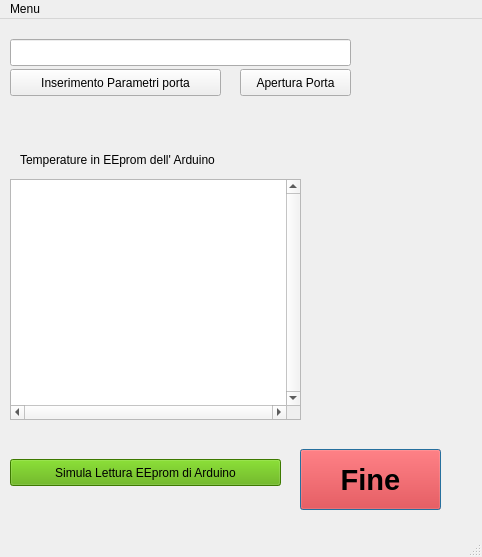
<?xml version="1.0" encoding="UTF-8"?>
<ui version="4.0">
 <class>MainWindow</class>
 <widget class="QMainWindow" name="MainWindow">
  <property name="geometry">
   <rect>
    <x>0</x>
    <y>0</y>
    <width>482</width>
    <height>557</height>
   </rect>
  </property>
  <property name="maximumSize">
   <size>
    <width>800</width>
    <height>600</height>
   </size>
  </property>
  <property name="windowTitle">
   <string>Scheda principale</string>
  </property>
  <widget class="QWidget" name="centralwidget">
   <widget class="QPushButton" name="pFine">
    <property name="geometry">
     <rect>
      <x>300</x>
      <y>430</y>
      <width>141</width>
      <height>61</height>
     </rect>
    </property>
    <property name="palette">
     <palette>
      <active>
       <colorrole role="WindowText">
        <brush brushstyle="SolidPattern">
         <color alpha="255">
          <red>0</red>
          <green>0</green>
          <blue>0</blue>
         </color>
        </brush>
       </colorrole>
       <colorrole role="Button">
        <brush brushstyle="SolidPattern">
         <color alpha="255">
          <red>255</red>
          <green>0</green>
          <blue>0</blue>
         </color>
        </brush>
       </colorrole>
       <colorrole role="Light">
        <brush brushstyle="SolidPattern">
         <color alpha="255">
          <red>255</red>
          <green>127</green>
          <blue>127</blue>
         </color>
        </brush>
       </colorrole>
       <colorrole role="Midlight">
        <brush brushstyle="SolidPattern">
         <color alpha="255">
          <red>255</red>
          <green>63</green>
          <blue>63</blue>
         </color>
        </brush>
       </colorrole>
       <colorrole role="Dark">
        <brush brushstyle="SolidPattern">
         <color alpha="255">
          <red>127</red>
          <green>0</green>
          <blue>0</blue>
         </color>
        </brush>
       </colorrole>
       <colorrole role="Mid">
        <brush brushstyle="SolidPattern">
         <color alpha="255">
          <red>170</red>
          <green>0</green>
          <blue>0</blue>
         </color>
        </brush>
       </colorrole>
       <colorrole role="Text">
        <brush brushstyle="SolidPattern">
         <color alpha="255">
          <red>0</red>
          <green>0</green>
          <blue>0</blue>
         </color>
        </brush>
       </colorrole>
       <colorrole role="BrightText">
        <brush brushstyle="SolidPattern">
         <color alpha="255">
          <red>255</red>
          <green>255</green>
          <blue>255</blue>
         </color>
        </brush>
       </colorrole>
       <colorrole role="ButtonText">
        <brush brushstyle="SolidPattern">
         <color alpha="255">
          <red>0</red>
          <green>0</green>
          <blue>0</blue>
         </color>
        </brush>
       </colorrole>
       <colorrole role="Base">
        <brush brushstyle="SolidPattern">
         <color alpha="255">
          <red>255</red>
          <green>255</green>
          <blue>255</blue>
         </color>
        </brush>
       </colorrole>
       <colorrole role="Window">
        <brush brushstyle="SolidPattern">
         <color alpha="255">
          <red>255</red>
          <green>0</green>
          <blue>0</blue>
         </color>
        </brush>
       </colorrole>
       <colorrole role="Shadow">
        <brush brushstyle="SolidPattern">
         <color alpha="255">
          <red>0</red>
          <green>0</green>
          <blue>0</blue>
         </color>
        </brush>
       </colorrole>
       <colorrole role="AlternateBase">
        <brush brushstyle="SolidPattern">
         <color alpha="255">
          <red>255</red>
          <green>127</green>
          <blue>127</blue>
         </color>
        </brush>
       </colorrole>
       <colorrole role="ToolTipBase">
        <brush brushstyle="SolidPattern">
         <color alpha="255">
          <red>255</red>
          <green>255</green>
          <blue>220</blue>
         </color>
        </brush>
       </colorrole>
       <colorrole role="ToolTipText">
        <brush brushstyle="SolidPattern">
         <color alpha="255">
          <red>0</red>
          <green>0</green>
          <blue>0</blue>
         </color>
        </brush>
       </colorrole>
      </active>
      <inactive>
       <colorrole role="WindowText">
        <brush brushstyle="SolidPattern">
         <color alpha="255">
          <red>0</red>
          <green>0</green>
          <blue>0</blue>
         </color>
        </brush>
       </colorrole>
       <colorrole role="Button">
        <brush brushstyle="SolidPattern">
         <color alpha="255">
          <red>255</red>
          <green>0</green>
          <blue>0</blue>
         </color>
        </brush>
       </colorrole>
       <colorrole role="Light">
        <brush brushstyle="SolidPattern">
         <color alpha="255">
          <red>255</red>
          <green>127</green>
          <blue>127</blue>
         </color>
        </brush>
       </colorrole>
       <colorrole role="Midlight">
        <brush brushstyle="SolidPattern">
         <color alpha="255">
          <red>255</red>
          <green>63</green>
          <blue>63</blue>
         </color>
        </brush>
       </colorrole>
       <colorrole role="Dark">
        <brush brushstyle="SolidPattern">
         <color alpha="255">
          <red>127</red>
          <green>0</green>
          <blue>0</blue>
         </color>
        </brush>
       </colorrole>
       <colorrole role="Mid">
        <brush brushstyle="SolidPattern">
         <color alpha="255">
          <red>170</red>
          <green>0</green>
          <blue>0</blue>
         </color>
        </brush>
       </colorrole>
       <colorrole role="Text">
        <brush brushstyle="SolidPattern">
         <color alpha="255">
          <red>0</red>
          <green>0</green>
          <blue>0</blue>
         </color>
        </brush>
       </colorrole>
       <colorrole role="BrightText">
        <brush brushstyle="SolidPattern">
         <color alpha="255">
          <red>255</red>
          <green>255</green>
          <blue>255</blue>
         </color>
        </brush>
       </colorrole>
       <colorrole role="ButtonText">
        <brush brushstyle="SolidPattern">
         <color alpha="255">
          <red>0</red>
          <green>0</green>
          <blue>0</blue>
         </color>
        </brush>
       </colorrole>
       <colorrole role="Base">
        <brush brushstyle="SolidPattern">
         <color alpha="255">
          <red>255</red>
          <green>255</green>
          <blue>255</blue>
         </color>
        </brush>
       </colorrole>
       <colorrole role="Window">
        <brush brushstyle="SolidPattern">
         <color alpha="255">
          <red>255</red>
          <green>0</green>
          <blue>0</blue>
         </color>
        </brush>
       </colorrole>
       <colorrole role="Shadow">
        <brush brushstyle="SolidPattern">
         <color alpha="255">
          <red>0</red>
          <green>0</green>
          <blue>0</blue>
         </color>
        </brush>
       </colorrole>
       <colorrole role="AlternateBase">
        <brush brushstyle="SolidPattern">
         <color alpha="255">
          <red>255</red>
          <green>127</green>
          <blue>127</blue>
         </color>
        </brush>
       </colorrole>
       <colorrole role="ToolTipBase">
        <brush brushstyle="SolidPattern">
         <color alpha="255">
          <red>255</red>
          <green>255</green>
          <blue>220</blue>
         </color>
        </brush>
       </colorrole>
       <colorrole role="ToolTipText">
        <brush brushstyle="SolidPattern">
         <color alpha="255">
          <red>0</red>
          <green>0</green>
          <blue>0</blue>
         </color>
        </brush>
       </colorrole>
      </inactive>
      <disabled>
       <colorrole role="WindowText">
        <brush brushstyle="SolidPattern">
         <color alpha="255">
          <red>127</red>
          <green>0</green>
          <blue>0</blue>
         </color>
        </brush>
       </colorrole>
       <colorrole role="Button">
        <brush brushstyle="SolidPattern">
         <color alpha="255">
          <red>255</red>
          <green>0</green>
          <blue>0</blue>
         </color>
        </brush>
       </colorrole>
       <colorrole role="Light">
        <brush brushstyle="SolidPattern">
         <color alpha="255">
          <red>255</red>
          <green>127</green>
          <blue>127</blue>
         </color>
        </brush>
       </colorrole>
       <colorrole role="Midlight">
        <brush brushstyle="SolidPattern">
         <color alpha="255">
          <red>255</red>
          <green>63</green>
          <blue>63</blue>
         </color>
        </brush>
       </colorrole>
       <colorrole role="Dark">
        <brush brushstyle="SolidPattern">
         <color alpha="255">
          <red>127</red>
          <green>0</green>
          <blue>0</blue>
         </color>
        </brush>
       </colorrole>
       <colorrole role="Mid">
        <brush brushstyle="SolidPattern">
         <color alpha="255">
          <red>170</red>
          <green>0</green>
          <blue>0</blue>
         </color>
        </brush>
       </colorrole>
       <colorrole role="Text">
        <brush brushstyle="SolidPattern">
         <color alpha="255">
          <red>127</red>
          <green>0</green>
          <blue>0</blue>
         </color>
        </brush>
       </colorrole>
       <colorrole role="BrightText">
        <brush brushstyle="SolidPattern">
         <color alpha="255">
          <red>255</red>
          <green>255</green>
          <blue>255</blue>
         </color>
        </brush>
       </colorrole>
       <colorrole role="ButtonText">
        <brush brushstyle="SolidPattern">
         <color alpha="255">
          <red>127</red>
          <green>0</green>
          <blue>0</blue>
         </color>
        </brush>
       </colorrole>
       <colorrole role="Base">
        <brush brushstyle="SolidPattern">
         <color alpha="255">
          <red>255</red>
          <green>0</green>
          <blue>0</blue>
         </color>
        </brush>
       </colorrole>
       <colorrole role="Window">
        <brush brushstyle="SolidPattern">
         <color alpha="255">
          <red>255</red>
          <green>0</green>
          <blue>0</blue>
         </color>
        </brush>
       </colorrole>
       <colorrole role="Shadow">
        <brush brushstyle="SolidPattern">
         <color alpha="255">
          <red>0</red>
          <green>0</green>
          <blue>0</blue>
         </color>
        </brush>
       </colorrole>
       <colorrole role="AlternateBase">
        <brush brushstyle="SolidPattern">
         <color alpha="255">
          <red>255</red>
          <green>0</green>
          <blue>0</blue>
         </color>
        </brush>
       </colorrole>
       <colorrole role="ToolTipBase">
        <brush brushstyle="SolidPattern">
         <color alpha="255">
          <red>255</red>
          <green>255</green>
          <blue>220</blue>
         </color>
        </brush>
       </colorrole>
       <colorrole role="ToolTipText">
        <brush brushstyle="SolidPattern">
         <color alpha="255">
          <red>0</red>
          <green>0</green>
          <blue>0</blue>
         </color>
        </brush>
       </colorrole>
      </disabled>
     </palette>
    </property>
    <property name="font">
     <font>
      <pointsize>22</pointsize>
      <weight>75</weight>
      <italic>false</italic>
      <bold>true</bold>
     </font>
    </property>
    <property name="text">
     <string>Fine</string>
    </property>
    <property name="default">
     <bool>true</bool>
    </property>
    <property name="flat">
     <bool>false</bool>
    </property>
   </widget>
   <widget class="QPushButton" name="pApre_p">
    <property name="geometry">
     <rect>
      <x>10</x>
      <y>50</y>
      <width>211</width>
      <height>27</height>
     </rect>
    </property>
    <property name="text">
     <string>Inserimento Parametri porta</string>
    </property>
   </widget>
   <widget class="QLineEdit" name="imPorta">
    <property name="geometry">
     <rect>
      <x>10</x>
      <y>20</y>
      <width>341</width>
      <height>27</height>
     </rect>
    </property>
    <property name="text">
     <string/>
    </property>
   </widget>
   <widget class="QPushButton" name="pCarica">
    <property name="geometry">
     <rect>
      <x>10</x>
      <y>440</y>
      <width>271</width>
      <height>27</height>
     </rect>
    </property>
    <property name="palette">
     <palette>
      <active>
       <colorrole role="WindowText">
        <brush brushstyle="SolidPattern">
         <color alpha="255">
          <red>0</red>
          <green>0</green>
          <blue>0</blue>
         </color>
        </brush>
       </colorrole>
       <colorrole role="Button">
        <brush brushstyle="SolidPattern">
         <color alpha="255">
          <red>85</red>
          <green>170</green>
          <blue>0</blue>
         </color>
        </brush>
       </colorrole>
       <colorrole role="Light">
        <brush brushstyle="SolidPattern">
         <color alpha="255">
          <red>0</red>
          <green>255</green>
          <blue>127</blue>
         </color>
        </brush>
       </colorrole>
       <colorrole role="Midlight">
        <brush brushstyle="SolidPattern">
         <color alpha="255">
          <red>106</red>
          <green>212</green>
          <blue>0</blue>
         </color>
        </brush>
       </colorrole>
       <colorrole role="Dark">
        <brush brushstyle="SolidPattern">
         <color alpha="255">
          <red>42</red>
          <green>85</green>
          <blue>0</blue>
         </color>
        </brush>
       </colorrole>
       <colorrole role="Mid">
        <brush brushstyle="SolidPattern">
         <color alpha="255">
          <red>56</red>
          <green>113</green>
          <blue>0</blue>
         </color>
        </brush>
       </colorrole>
       <colorrole role="Text">
        <brush brushstyle="SolidPattern">
         <color alpha="255">
          <red>0</red>
          <green>0</green>
          <blue>0</blue>
         </color>
        </brush>
       </colorrole>
       <colorrole role="BrightText">
        <brush brushstyle="SolidPattern">
         <color alpha="255">
          <red>255</red>
          <green>255</green>
          <blue>255</blue>
         </color>
        </brush>
       </colorrole>
       <colorrole role="ButtonText">
        <brush brushstyle="SolidPattern">
         <color alpha="255">
          <red>0</red>
          <green>0</green>
          <blue>0</blue>
         </color>
        </brush>
       </colorrole>
       <colorrole role="Base">
        <brush brushstyle="SolidPattern">
         <color alpha="255">
          <red>255</red>
          <green>255</green>
          <blue>255</blue>
         </color>
        </brush>
       </colorrole>
       <colorrole role="Window">
        <brush brushstyle="SolidPattern">
         <color alpha="255">
          <red>85</red>
          <green>170</green>
          <blue>0</blue>
         </color>
        </brush>
       </colorrole>
       <colorrole role="Shadow">
        <brush brushstyle="SolidPattern">
         <color alpha="255">
          <red>0</red>
          <green>0</green>
          <blue>0</blue>
         </color>
        </brush>
       </colorrole>
       <colorrole role="AlternateBase">
        <brush brushstyle="SolidPattern">
         <color alpha="255">
          <red>170</red>
          <green>212</green>
          <blue>127</blue>
         </color>
        </brush>
       </colorrole>
       <colorrole role="ToolTipBase">
        <brush brushstyle="SolidPattern">
         <color alpha="255">
          <red>255</red>
          <green>255</green>
          <blue>220</blue>
         </color>
        </brush>
       </colorrole>
       <colorrole role="ToolTipText">
        <brush brushstyle="SolidPattern">
         <color alpha="255">
          <red>0</red>
          <green>0</green>
          <blue>0</blue>
         </color>
        </brush>
       </colorrole>
      </active>
      <inactive>
       <colorrole role="WindowText">
        <brush brushstyle="SolidPattern">
         <color alpha="255">
          <red>0</red>
          <green>0</green>
          <blue>0</blue>
         </color>
        </brush>
       </colorrole>
       <colorrole role="Button">
        <brush brushstyle="SolidPattern">
         <color alpha="255">
          <red>85</red>
          <green>170</green>
          <blue>0</blue>
         </color>
        </brush>
       </colorrole>
       <colorrole role="Light">
        <brush brushstyle="SolidPattern">
         <color alpha="255">
          <red>0</red>
          <green>255</green>
          <blue>127</blue>
         </color>
        </brush>
       </colorrole>
       <colorrole role="Midlight">
        <brush brushstyle="SolidPattern">
         <color alpha="255">
          <red>106</red>
          <green>212</green>
          <blue>0</blue>
         </color>
        </brush>
       </colorrole>
       <colorrole role="Dark">
        <brush brushstyle="SolidPattern">
         <color alpha="255">
          <red>42</red>
          <green>85</green>
          <blue>0</blue>
         </color>
        </brush>
       </colorrole>
       <colorrole role="Mid">
        <brush brushstyle="SolidPattern">
         <color alpha="255">
          <red>56</red>
          <green>113</green>
          <blue>0</blue>
         </color>
        </brush>
       </colorrole>
       <colorrole role="Text">
        <brush brushstyle="SolidPattern">
         <color alpha="255">
          <red>0</red>
          <green>0</green>
          <blue>0</blue>
         </color>
        </brush>
       </colorrole>
       <colorrole role="BrightText">
        <brush brushstyle="SolidPattern">
         <color alpha="255">
          <red>255</red>
          <green>255</green>
          <blue>255</blue>
         </color>
        </brush>
       </colorrole>
       <colorrole role="ButtonText">
        <brush brushstyle="SolidPattern">
         <color alpha="255">
          <red>0</red>
          <green>0</green>
          <blue>0</blue>
         </color>
        </brush>
       </colorrole>
       <colorrole role="Base">
        <brush brushstyle="SolidPattern">
         <color alpha="255">
          <red>255</red>
          <green>255</green>
          <blue>255</blue>
         </color>
        </brush>
       </colorrole>
       <colorrole role="Window">
        <brush brushstyle="SolidPattern">
         <color alpha="255">
          <red>85</red>
          <green>170</green>
          <blue>0</blue>
         </color>
        </brush>
       </colorrole>
       <colorrole role="Shadow">
        <brush brushstyle="SolidPattern">
         <color alpha="255">
          <red>0</red>
          <green>0</green>
          <blue>0</blue>
         </color>
        </brush>
       </colorrole>
       <colorrole role="AlternateBase">
        <brush brushstyle="SolidPattern">
         <color alpha="255">
          <red>170</red>
          <green>212</green>
          <blue>127</blue>
         </color>
        </brush>
       </colorrole>
       <colorrole role="ToolTipBase">
        <brush brushstyle="SolidPattern">
         <color alpha="255">
          <red>255</red>
          <green>255</green>
          <blue>220</blue>
         </color>
        </brush>
       </colorrole>
       <colorrole role="ToolTipText">
        <brush brushstyle="SolidPattern">
         <color alpha="255">
          <red>0</red>
          <green>0</green>
          <blue>0</blue>
         </color>
        </brush>
       </colorrole>
      </inactive>
      <disabled>
       <colorrole role="WindowText">
        <brush brushstyle="SolidPattern">
         <color alpha="255">
          <red>42</red>
          <green>85</green>
          <blue>0</blue>
         </color>
        </brush>
       </colorrole>
       <colorrole role="Button">
        <brush brushstyle="SolidPattern">
         <color alpha="255">
          <red>85</red>
          <green>170</green>
          <blue>0</blue>
         </color>
        </brush>
       </colorrole>
       <colorrole role="Light">
        <brush brushstyle="SolidPattern">
         <color alpha="255">
          <red>0</red>
          <green>255</green>
          <blue>127</blue>
         </color>
        </brush>
       </colorrole>
       <colorrole role="Midlight">
        <brush brushstyle="SolidPattern">
         <color alpha="255">
          <red>106</red>
          <green>212</green>
          <blue>0</blue>
         </color>
        </brush>
       </colorrole>
       <colorrole role="Dark">
        <brush brushstyle="SolidPattern">
         <color alpha="255">
          <red>42</red>
          <green>85</green>
          <blue>0</blue>
         </color>
        </brush>
       </colorrole>
       <colorrole role="Mid">
        <brush brushstyle="SolidPattern">
         <color alpha="255">
          <red>56</red>
          <green>113</green>
          <blue>0</blue>
         </color>
        </brush>
       </colorrole>
       <colorrole role="Text">
        <brush brushstyle="SolidPattern">
         <color alpha="255">
          <red>42</red>
          <green>85</green>
          <blue>0</blue>
         </color>
        </brush>
       </colorrole>
       <colorrole role="BrightText">
        <brush brushstyle="SolidPattern">
         <color alpha="255">
          <red>255</red>
          <green>255</green>
          <blue>255</blue>
         </color>
        </brush>
       </colorrole>
       <colorrole role="ButtonText">
        <brush brushstyle="SolidPattern">
         <color alpha="255">
          <red>42</red>
          <green>85</green>
          <blue>0</blue>
         </color>
        </brush>
       </colorrole>
       <colorrole role="Base">
        <brush brushstyle="SolidPattern">
         <color alpha="255">
          <red>85</red>
          <green>170</green>
          <blue>0</blue>
         </color>
        </brush>
       </colorrole>
       <colorrole role="Window">
        <brush brushstyle="SolidPattern">
         <color alpha="255">
          <red>85</red>
          <green>170</green>
          <blue>0</blue>
         </color>
        </brush>
       </colorrole>
       <colorrole role="Shadow">
        <brush brushstyle="SolidPattern">
         <color alpha="255">
          <red>0</red>
          <green>0</green>
          <blue>0</blue>
         </color>
        </brush>
       </colorrole>
       <colorrole role="AlternateBase">
        <brush brushstyle="SolidPattern">
         <color alpha="255">
          <red>85</red>
          <green>170</green>
          <blue>0</blue>
         </color>
        </brush>
       </colorrole>
       <colorrole role="ToolTipBase">
        <brush brushstyle="SolidPattern">
         <color alpha="255">
          <red>255</red>
          <green>255</green>
          <blue>220</blue>
         </color>
        </brush>
       </colorrole>
       <colorrole role="ToolTipText">
        <brush brushstyle="SolidPattern">
         <color alpha="255">
          <red>0</red>
          <green>0</green>
          <blue>0</blue>
         </color>
        </brush>
       </colorrole>
      </disabled>
     </palette>
    </property>
    <property name="text">
     <string>Simula Lettura EEprom di Arduino</string>
    </property>
    <property name="autoDefault">
     <bool>false</bool>
    </property>
    <property name="default">
     <bool>false</bool>
    </property>
   </widget>
   <widget class="QTableWidget" name="tabella">
    <property name="geometry">
     <rect>
      <x>10</x>
      <y>160</y>
      <width>291</width>
      <height>241</height>
     </rect>
    </property>
    <property name="verticalScrollBarPolicy">
     <enum>Qt::ScrollBarAlwaysOn</enum>
    </property>
    <property name="horizontalScrollBarPolicy">
     <enum>Qt::ScrollBarAlwaysOn</enum>
    </property>
   </widget>
   <widget class="QLabel" name="label">
    <property name="geometry">
     <rect>
      <x>20</x>
      <y>130</y>
      <width>301</width>
      <height>21</height>
     </rect>
    </property>
    <property name="text">
     <string>Temperature in EEprom dell' Arduino</string>
    </property>
   </widget>
   <widget class="QPushButton" name="pAp_Porta">
    <property name="geometry">
     <rect>
      <x>240</x>
      <y>50</y>
      <width>111</width>
      <height>27</height>
     </rect>
    </property>
    <property name="text">
     <string>Apertura Porta</string>
    </property>
   </widget>
  </widget>
  <widget class="QMenuBar" name="menubar">
   <property name="geometry">
    <rect>
     <x>0</x>
     <y>0</y>
     <width>482</width>
     <height>25</height>
    </rect>
   </property>
   <widget class="QMenu" name="menuMenu">
    <property name="title">
     <string>Menu</string>
    </property>
   </widget>
   <addaction name="menuMenu"/>
  </widget>
  <widget class="QStatusBar" name="statusbar"/>
 </widget>
 <resources/>
 <connections/>
</ui>
